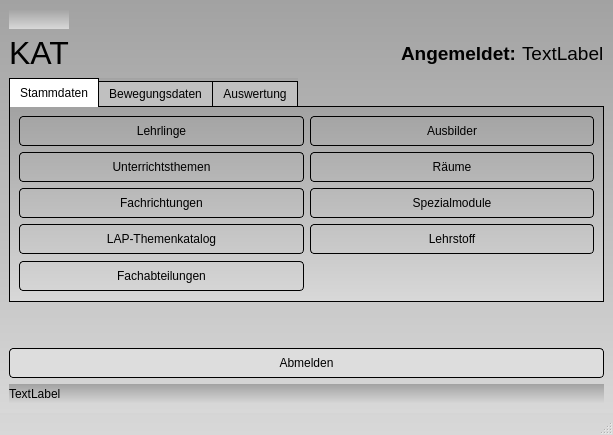
<?xml version="1.0" encoding="UTF-8"?>
<ui version="4.0">
 <class>MainWindow</class>
 <widget class="QMainWindow" name="MainWindow">
  <property name="geometry">
   <rect>
    <x>0</x>
    <y>0</y>
    <width>613</width>
    <height>435</height>
   </rect>
  </property>
  <property name="windowTitle">
   <string>Knapp Apprentice Training</string>
  </property>
  <property name="styleSheet">
   <string notr="true">QComboBox {
    border: 1px solid gray;
    border-radius: 3px;
    padding: 1px 18px 1px 3px;
    min-width: 6em;
}
QComboBox:editable {
    background: white;
}
QComboBox:!editable, QComboBox::drop-down:editable {
     background: qlineargradient(x1: 0, y1: 0, x2: 0, y2: 1,
                                 stop: 0 #E1E1E1, stop: 0.4 #DDDDDD,
                                 stop: 0.5 #D8D8D8, stop: 1.0 #D3D3D3);
}
/* QComboBox gets the &quot;on&quot; state when the popup is open */
QComboBox:!editable:on, QComboBox::drop-down:editable:on {
    background: qlineargradient(x1: 0, y1: 0, x2: 0, y2: 1,
                                stop: 0 #D3D3D3, stop: 0.4 #D8D8D8,
                                stop: 0.5 #DDDDDD, stop: 1.0 #E1E1E1);
}
QComboBox:on { /* shift the text when the popup opens */
    padding-top: 3px;
    padding-left: 4px;
}
QComboBox::drop-down {
    subcontrol-origin: padding;
    subcontrol-position: top right;
    width: 26px;
height:26px;
    border-left-width: 1px;
    border-left-color: darkgray;
    border-left-style: solid; /* just a single line */
    border-top-right-radius: 3px; /* same radius as the QComboBox */
    border-bottom-right-radius: 3px;
}
QComboBox::down-arrow {
    image: url(_Symbole/UsedSymbols/dropdown.png);
}
QComboBox::down-arrow:on { /* shift the arrow when popup is open */
    top: 1px;
    left: 1px;
}
QPushButton:hover {
	border-width: 2px;
	cursor: pointer;
}
QPushButton:focus {
	border-width: 2px;
}
QPushButton{
border-style: outset;
border-width: 1px;
border-color: black;
background-color: #DDDDDD;
border-radius:4px;
}
QLineEdit{
border-style: outset;
border-width: 1px;
border-color: black;
background-color: #FFFFFF;
border-radius:4px;
}
QMainWindow{
background-color: qlineargradient(spread:pad, x1:1, y1:1, x2:1, y2:0, stop:0 rgba(216, 216, 216, 255), stop:1 rgba(162, 162, 162, 255))
}
QTabWidget::pane {
    border: 1px solid black;
    background: none;
}

QTabWidget::tab-bar:top {
    top: 1px;
}

QTabWidget::tab-bar:bottom {
    bottom: 1px;
}

QTabWidget::tab-bar:left {
    right: 1px;
}

QTabWidget::tab-bar:right {
    left: 1px;
}

QTabBar::tab {
    border: 1px solid black;

}

QTabBar::tab:selected {
    background: white;
}

QTabBar::tab:!selected {
    background: silver;
}

QTabBar::tab:!selected:hover {
    background: #999;
}

QTabBar::tab:top:!selected {
    margin-top: 3px;
}

QTabBar::tab:bottom:!selected {
    margin-bottom: 3px;
}

QTabBar::tab:top, QTabBar::tab:bottom {
    min-width: 8ex;
    margin-right: -1px;
    padding: 5px 10px 5px 10px;
}

QTabBar::tab:top:selected {
    border-bottom-color: none;
}

QTabBar::tab:bottom:selected {
    border-top-color: none;
}

QTabBar::tab:top:last, QTabBar::tab:bottom:last,
QTabBar::tab:top:only-one, QTabBar::tab:bottom:only-one {
    margin-right: 0;
}

QTabBar::tab:left:!selected {
    margin-right: 3px;
}

QTabBar::tab:right:!selected {
    margin-left: 3px;
}

QTabBar::tab:left, QTabBar::tab:right {
    min-height: 8ex;
    margin-bottom: -1px;
    padding: 10px 5px 10px 5px;
}

QTabBar::tab:left:selected {
    border-left-color: none;
}

QTabBar::tab:right:selected {
    border-right-color: none;
}

QTabBar::tab:left:last, QTabBar::tab:right:last,
QTabBar::tab:left:only-one, QTabBar::tab:right:only-one {
    margin-bottom: 0;
}
</string>
  </property>
  <widget class="QWidget" name="centralwidget">
   <property name="styleSheet">
    <string notr="true">
background-color: qlineargradient(spread:pad, x1:1, y1:1, x2:1, y2:0, stop:0 rgba(216, 216, 216, 255), stop:1 rgba(162, 162, 162, 255))
</string>
   </property>
   <layout class="QGridLayout" name="gridLayout">
    <item row="8" column="0" colspan="4">
     <widget class="QLabel" name="lab_INFO">
      <property name="maximumSize">
       <size>
        <width>16777215</width>
        <height>20</height>
       </size>
      </property>
      <property name="text">
       <string>TextLabel</string>
      </property>
     </widget>
    </item>
    <item row="4" column="0" rowspan="2" colspan="4">
     <widget class="QTabWidget" name="tabWidget">
      <property name="layoutDirection">
       <enum>Qt::LeftToRight</enum>
      </property>
      <property name="styleSheet">
       <string notr="true">font: 10pt &quot;MS Shell Dlg 2&quot;;

</string>
      </property>
      <property name="currentIndex">
       <number>0</number>
      </property>
      <widget class="QWidget" name="tab_3">
       <property name="styleSheet">
        <string notr="true">QPushButton{
	background: none;
}</string>
       </property>
       <attribute name="icon">
        <iconset>
         <normaloff>../../_Symbole/Icons/misc/data.ico</normaloff>../../_Symbole/Icons/misc/data.ico</iconset>
       </attribute>
       <attribute name="title">
        <string>Stammdaten</string>
       </attribute>
       <layout class="QGridLayout" name="gridLayout_2">
        <item row="0" column="0">
         <layout class="QVBoxLayout" name="verticalLayout">
          <item>
           <layout class="QHBoxLayout" name="horizontalLayout_3">
            <item>
             <widget class="QPushButton" name="pushButton_lehrlinge">
              <property name="minimumSize">
               <size>
                <width>0</width>
                <height>30</height>
               </size>
              </property>
              <property name="styleSheet">
               <string notr="true">font: 10pt &quot;MS Shell Dlg 2&quot;;</string>
              </property>
              <property name="text">
               <string>Lehrlinge</string>
              </property>
              <property name="icon">
               <iconset>
                <normaloff>../../_Symbole/Icons/misc/MISC28.ICO</normaloff>../../_Symbole/Icons/misc/MISC28.ICO</iconset>
              </property>
             </widget>
            </item>
            <item>
             <widget class="QPushButton" name="pushButton_ausbilder">
              <property name="minimumSize">
               <size>
                <width>0</width>
                <height>30</height>
               </size>
              </property>
              <property name="styleSheet">
               <string notr="true">font: 10pt &quot;MS Shell Dlg 2&quot;;
</string>
              </property>
              <property name="text">
               <string>Ausbilder</string>
              </property>
              <property name="icon">
               <iconset>
                <normaloff>../../_Symbole/Icons/misc/trainer.ICO</normaloff>../../_Symbole/Icons/misc/trainer.ICO</iconset>
              </property>
             </widget>
            </item>
           </layout>
          </item>
          <item>
           <layout class="QHBoxLayout" name="horizontalLayout_4">
            <item>
             <widget class="QPushButton" name="pushButton_Unterrichtsthemen">
              <property name="minimumSize">
               <size>
                <width>0</width>
                <height>30</height>
               </size>
              </property>
              <property name="styleSheet">
               <string notr="true">font: 10pt &quot;MS Shell Dlg 2&quot;;</string>
              </property>
              <property name="text">
               <string>Unterrichtsthemen</string>
              </property>
              <property name="icon">
               <iconset>
                <normaloff>../../_Symbole/UsedSymbols/coordinated_assessment_documents_report_icon_148377.ico</normaloff>../../_Symbole/UsedSymbols/coordinated_assessment_documents_report_icon_148377.ico</iconset>
              </property>
             </widget>
            </item>
            <item>
             <widget class="QPushButton" name="pushButton_raeume">
              <property name="minimumSize">
               <size>
                <width>0</width>
                <height>30</height>
               </size>
              </property>
              <property name="styleSheet">
               <string notr="true">font: 10pt &quot;MS Shell Dlg 2&quot;;</string>
              </property>
              <property name="text">
               <string>Räume</string>
              </property>
              <property name="icon">
               <iconset>
                <normaloff>../../_Symbole/Icons/misc/place.ico</normaloff>../../_Symbole/Icons/misc/place.ico</iconset>
              </property>
             </widget>
            </item>
           </layout>
          </item>
          <item>
           <layout class="QHBoxLayout" name="horizontalLayout_2">
            <item>
             <widget class="QPushButton" name="pushButton_lehrberufe">
              <property name="minimumSize">
               <size>
                <width>0</width>
                <height>30</height>
               </size>
              </property>
              <property name="styleSheet">
               <string notr="true">font: 10pt &quot;MS Shell Dlg 2&quot;;</string>
              </property>
              <property name="text">
               <string>Fachrichtungen</string>
              </property>
              <property name="icon">
               <iconset>
                <normaloff>../../_Symbole/Icons/misc/training.ico</normaloff>../../_Symbole/Icons/misc/training.ico</iconset>
              </property>
             </widget>
            </item>
            <item>
             <widget class="QPushButton" name="pushButton_spezialmodule">
              <property name="minimumSize">
               <size>
                <width>0</width>
                <height>30</height>
               </size>
              </property>
              <property name="styleSheet">
               <string notr="true">font: 10pt &quot;MS Shell Dlg 2&quot;;
</string>
              </property>
              <property name="text">
               <string>Spezialmodule</string>
              </property>
              <property name="icon">
               <iconset>
                <normaloff>../../_Symbole/Icons/misc/folder.ico</normaloff>../../_Symbole/Icons/misc/folder.ico</iconset>
              </property>
             </widget>
            </item>
           </layout>
          </item>
          <item>
           <layout class="QHBoxLayout" name="horizontalLayout_6">
            <item>
             <widget class="QPushButton" name="pushButton_LAP_Themenkatalog">
              <property name="minimumSize">
               <size>
                <width>0</width>
                <height>30</height>
               </size>
              </property>
              <property name="maximumSize">
               <size>
                <width>16777215</width>
                <height>10000</height>
               </size>
              </property>
              <property name="styleSheet">
               <string notr="true">font: 10pt &quot;MS Shell Dlg 2&quot;;</string>
              </property>
              <property name="text">
               <string>LAP-Themenkatalog</string>
              </property>
              <property name="icon">
               <iconset>
                <normaloff>../../_Symbole/UsedSymbols/2020-12-01 14_02_39-WIKA_OO1.jpg (590×182).ico</normaloff>../../_Symbole/UsedSymbols/2020-12-01 14_02_39-WIKA_OO1.jpg (590×182).ico</iconset>
              </property>
              <property name="iconSize">
               <size>
                <width>40</width>
                <height>40</height>
               </size>
              </property>
             </widget>
            </item>
            <item>
             <widget class="QPushButton" name="pushButton_lehrstoff">
              <property name="minimumSize">
               <size>
                <width>0</width>
                <height>30</height>
               </size>
              </property>
              <property name="styleSheet">
               <string notr="true">font: 10pt &quot;MS Shell Dlg 2&quot;;</string>
              </property>
              <property name="text">
               <string>Lehrstoff</string>
              </property>
              <property name="icon">
               <iconset>
                <normaloff>../../_Symbole/Icons/misc/MISC100.ICO</normaloff>../../_Symbole/Icons/misc/MISC100.ICO</iconset>
              </property>
             </widget>
            </item>
           </layout>
          </item>
          <item>
           <layout class="QHBoxLayout" name="horizontalLayout_11">
            <item>
             <widget class="QPushButton" name="pushButton_Fachabteilungen">
              <property name="minimumSize">
               <size>
                <width>0</width>
                <height>30</height>
               </size>
              </property>
              <property name="text">
               <string>Fachabteilungen</string>
              </property>
             </widget>
            </item>
            <item>
             <widget class="QLabel" name="label_3">
              <property name="styleSheet">
               <string notr="true">background: none;</string>
              </property>
              <property name="text">
               <string/>
              </property>
             </widget>
            </item>
           </layout>
          </item>
         </layout>
        </item>
       </layout>
      </widget>
      <widget class="QWidget" name="tab_4">
       <property name="styleSheet">
        <string notr="true">QPushButton{
	background: none;
}
QLabel{
background:none;
}</string>
       </property>
       <attribute name="icon">
        <iconset>
         <normaloff>../../_Symbole/Icons/misc/share_analytics.ico</normaloff>../../_Symbole/Icons/misc/share_analytics.ico</iconset>
       </attribute>
       <attribute name="title">
        <string>Bewegungsdaten</string>
       </attribute>
       <widget class="QWidget" name="layoutWidget">
        <property name="geometry">
         <rect>
          <x>10</x>
          <y>10</y>
          <width>571</width>
          <height>132</height>
         </rect>
        </property>
        <layout class="QVBoxLayout" name="verticalLayout_2">
         <item>
          <layout class="QHBoxLayout" name="horizontalLayout_5">
           <item>
            <widget class="QPushButton" name="pushButton_Wochen_U">
             <property name="minimumSize">
              <size>
               <width>0</width>
               <height>30</height>
              </size>
             </property>
             <property name="text">
              <string>Wochen-Unterricht</string>
             </property>
             <property name="icon">
              <iconset>
               <normaloff>../../_Symbole/UsedSymbols/education_cap_icon_157723.ico</normaloff>../../_Symbole/UsedSymbols/education_cap_icon_157723.ico</iconset>
             </property>
            </widget>
           </item>
           <item>
            <widget class="QPushButton" name="pushButton_Lehrlingseinteilungtabelle">
             <property name="minimumSize">
              <size>
               <width>0</width>
               <height>30</height>
              </size>
             </property>
             <property name="text">
              <string>Lehrlingseinteilungtabelle</string>
             </property>
             <property name="icon">
              <iconset>
               <normaloff>../../_Symbole/UsedSymbols/table-grid_icon-icons.com_73384.ico</normaloff>../../_Symbole/UsedSymbols/table-grid_icon-icons.com_73384.ico</iconset>
             </property>
            </widget>
           </item>
          </layout>
         </item>
         <item>
          <layout class="QHBoxLayout" name="horizontalLayout_7">
           <item>
            <widget class="QPushButton" name="pushButton_Berufsschulzeiten">
             <property name="minimumSize">
              <size>
               <width>0</width>
               <height>30</height>
              </size>
             </property>
             <property name="text">
              <string>Berufsschulzeiten</string>
             </property>
             <property name="icon">
              <iconset>
               <normaloff>../../_Symbole/UsedSymbols/school_bell_icon_175715.ico</normaloff>../../_Symbole/UsedSymbols/school_bell_icon_175715.ico</iconset>
             </property>
            </widget>
           </item>
           <item>
            <widget class="QLabel" name="label_4">
             <property name="styleSheet">
              <string notr="true">background: none;</string>
             </property>
             <property name="text">
              <string/>
             </property>
            </widget>
           </item>
          </layout>
         </item>
         <item>
          <layout class="QHBoxLayout" name="horizontalLayout_8">
           <item>
            <widget class="QLabel" name="label_7">
             <property name="styleSheet">
              <string notr="true">background: none;</string>
             </property>
             <property name="text">
              <string/>
             </property>
            </widget>
           </item>
          </layout>
         </item>
         <item>
          <widget class="QLabel" name="label_6">
           <property name="styleSheet">
            <string notr="true">background: none;</string>
           </property>
           <property name="text">
            <string/>
           </property>
          </widget>
         </item>
        </layout>
       </widget>
      </widget>
      <widget class="QWidget" name="tab_5">
       <property name="styleSheet">
        <string notr="true">QPushButton{
	background: none;
}</string>
       </property>
       <attribute name="icon">
        <iconset>
         <normaloff>../../_Symbole/Icons/misc/assessment.ico</normaloff>../../_Symbole/Icons/misc/assessment.ico</iconset>
       </attribute>
       <attribute name="title">
        <string>Auswertung</string>
       </attribute>
       <widget class="QPushButton" name="pushButton_Wochen_U_A">
        <property name="geometry">
         <rect>
          <x>10</x>
          <y>10</y>
          <width>281</width>
          <height>30</height>
         </rect>
        </property>
        <property name="minimumSize">
         <size>
          <width>0</width>
          <height>30</height>
         </size>
        </property>
        <property name="text">
         <string>Wochen-Unterricht-Auswertung</string>
        </property>
        <property name="icon">
         <iconset>
          <normaloff>../../_Symbole/UsedSymbols/education_cap_icon_157723.ico</normaloff>../../_Symbole/UsedSymbols/education_cap_icon_157723.ico</iconset>
        </property>
       </widget>
      </widget>
     </widget>
    </item>
    <item row="1" column="2">
     <widget class="QLabel" name="label_2">
      <property name="maximumSize">
       <size>
        <width>16777215</width>
        <height>50</height>
       </size>
      </property>
      <property name="font">
       <font>
        <pointsize>14</pointsize>
        <weight>75</weight>
        <bold>true</bold>
       </font>
      </property>
      <property name="styleSheet">
       <string notr="true">background:none;</string>
      </property>
      <property name="text">
       <string>Angemeldet:</string>
      </property>
     </widget>
    </item>
    <item row="1" column="3">
     <widget class="QLabel" name="label_eingeloggt_als">
      <property name="maximumSize">
       <size>
        <width>16777215</width>
        <height>37</height>
       </size>
      </property>
      <property name="font">
       <font>
        <pointsize>14</pointsize>
       </font>
      </property>
      <property name="styleSheet">
       <string notr="true">background:none;</string>
      </property>
      <property name="text">
       <string>TextLabel</string>
      </property>
     </widget>
    </item>
    <item row="1" column="0">
     <widget class="QLabel" name="label">
      <property name="font">
       <font>
        <family>MS Shell Dlg 2</family>
        <pointsize>24</pointsize>
        <weight>50</weight>
        <italic>false</italic>
        <bold>false</bold>
       </font>
      </property>
      <property name="styleSheet">
       <string notr="true">font: 24pt &quot;MS Shell Dlg 2&quot;;
background: none;</string>
      </property>
      <property name="text">
       <string>KAT</string>
      </property>
     </widget>
    </item>
    <item row="1" column="1">
     <spacer name="horizontalSpacer">
      <property name="orientation">
       <enum>Qt::Horizontal</enum>
      </property>
      <property name="sizeHint" stdset="0">
       <size>
        <width>40</width>
        <height>20</height>
       </size>
      </property>
     </spacer>
    </item>
    <item row="7" column="0" colspan="4">
     <widget class="QPushButton" name="pushButton_abmelden">
      <property name="minimumSize">
       <size>
        <width>0</width>
        <height>30</height>
       </size>
      </property>
      <property name="styleSheet">
       <string notr="true">font: 10pt &quot;MS Shell Dlg 2&quot;;
background-color: #DDDDDD;</string>
      </property>
      <property name="text">
       <string>Abmelden</string>
      </property>
      <property name="icon">
       <iconset>
        <normaloff>../../_Symbole/Icons/computer/log_out.ico</normaloff>../../_Symbole/Icons/computer/log_out.ico</iconset>
      </property>
     </widget>
    </item>
    <item row="0" column="0">
     <widget class="QLabel" name="label_5">
      <property name="text">
       <string/>
      </property>
      <property name="pixmap">
       <pixmap>../../_Symbole/UsedSymbols/Knapp_Logo.png</pixmap>
      </property>
     </widget>
    </item>
    <item row="6" column="0">
     <spacer name="verticalSpacer">
      <property name="orientation">
       <enum>Qt::Vertical</enum>
      </property>
      <property name="sizeType">
       <enum>QSizePolicy::Maximum</enum>
      </property>
      <property name="sizeHint" stdset="0">
       <size>
        <width>20</width>
        <height>40</height>
       </size>
      </property>
     </spacer>
    </item>
   </layout>
  </widget>
  <widget class="QStatusBar" name="statusbar"/>
 </widget>
 <resources/>
 <connections/>
</ui>
